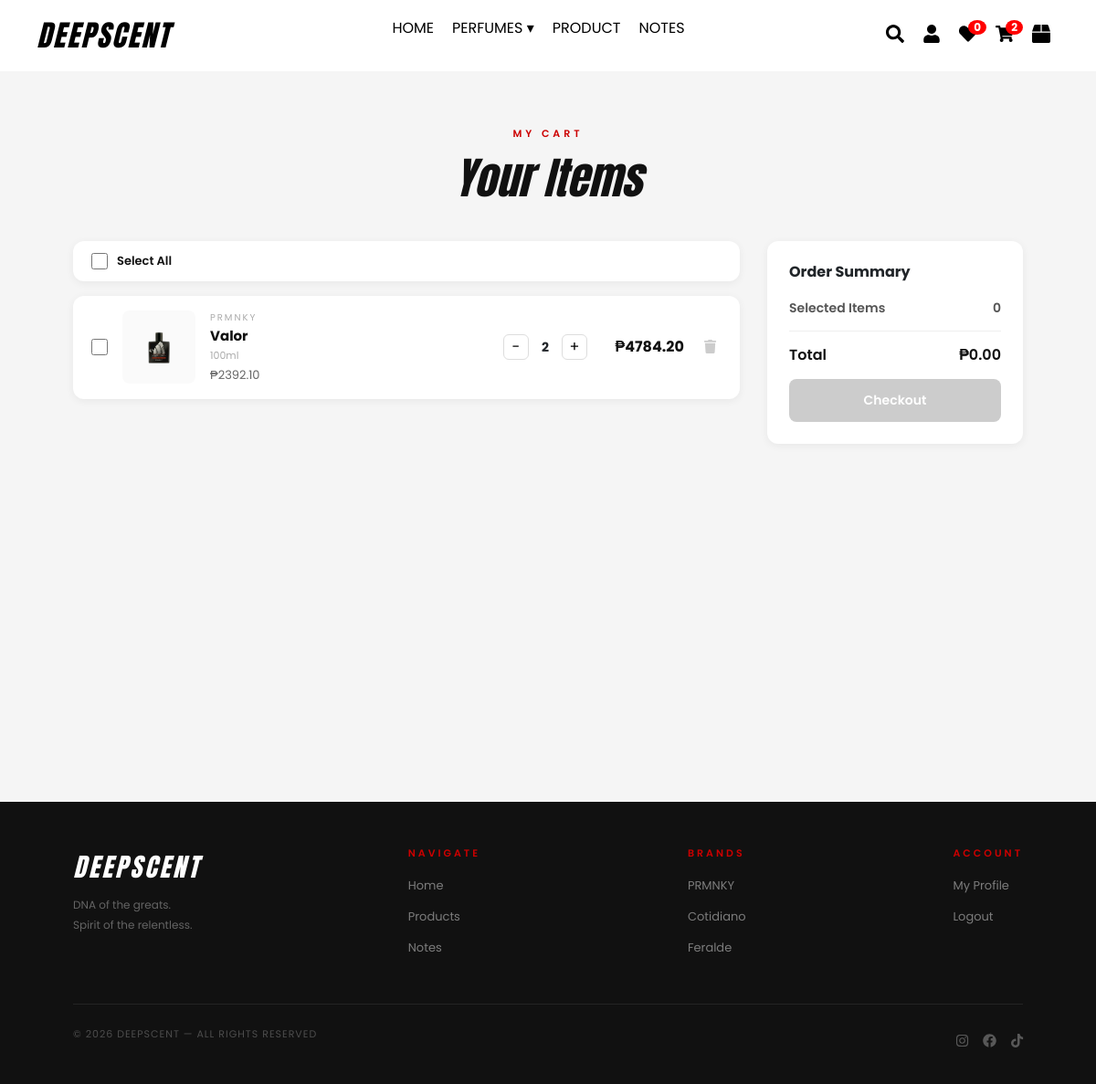
Page /cart (signed in) on the earlier database version.
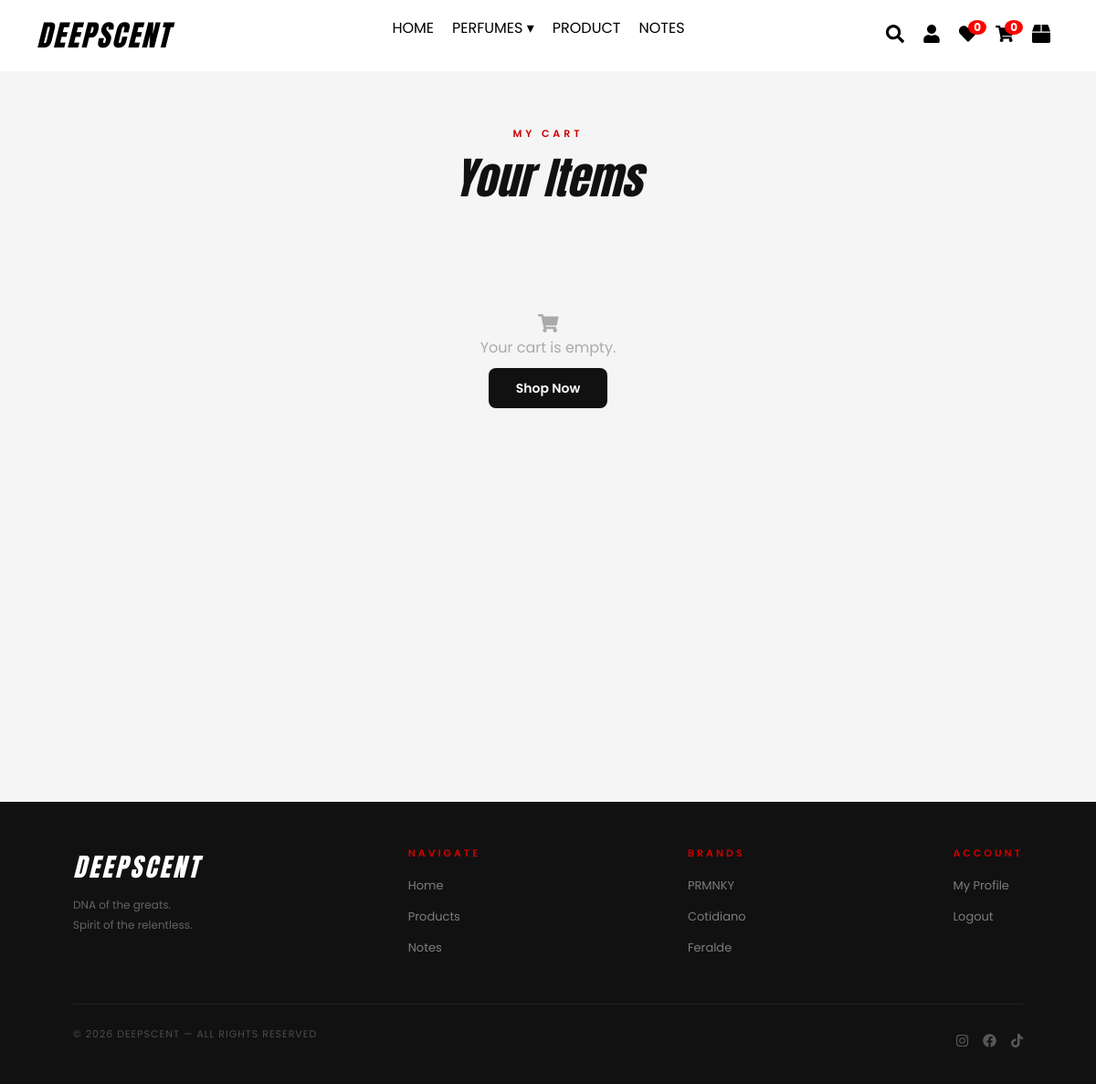
Same page on the later database version.
### website/models.py (models this page shows)
class CartItem(db.Model):
    id = db.Column(db.Integer, primary_key=True)
    user_id = db.Column(db.Integer, db.ForeignKey('user.id'), nullable=False)
    product_id = db.Column(db.Integer, db.ForeignKey('product.id'), nullable=False)
    quantity = db.Column(db.Integer, default=1)
    size = db.Column(db.String(10), default='50ml')
    price_paid = db.Column(db.Float, nullable=True)
    product = db.relationship('Product')

class Product(db.Model):
    id = db.Column(db.Integer, primary_key=True)
    name = db.Column(db.String(100), nullable=False)
    description = db.Column(db.Text, nullable=False)
    price = db.Column(db.Float, nullable=False)
    stock_50ml = db.Column(db.Integer, default=0)
    stock_100ml = db.Column(db.Integer, default=0)
    price_100ml = db.Column(db.Float, nullable=True)
    discount = db.Column(db.Integer, default=0)  # percentage e.g. 10 = 10%
    image = db.Column(db.String(100), nullable=False)
    brand = db.Column(db.String(50), nullable=False)
    gender = db.Column(db.String(20), default='UNISEX')

class Brand(db.Model):
    id = db.Column(db.Integer, primary_key=True)
    name = db.Column(db.String(100), unique=True, nullable=False)
    logo = db.Column(db.String(150), nullable=True)

### website/views.py (the view)
@views.route('/cart')
@login_required
def cart():
    items = CartItem.query.filter_by(user_id=current_user.id).order_by(CartItem.id.desc()).all()
    total = sum((i.price_paid if i.price_paid else i.product.price) * i.quantity for i in items)
    return render_template('cart.html', items=items, total=total)

### website/templates/cart.html (shortened to what this page needs)
{% extends "base.html" %}
{% block content %}
<section class="cart-page">
    <div class="cart-header">
        <p class="section-label">MY CART</p>
        <h1 class="cart-title">Your Items</h1>
    </div>
    {% if items %}
    <div class="cart-container">
        <div class="cart-items">
            <div class="cart-select-all">
                <label><input type="checkbox" id="selectAll" onchange="toggleSelectAll(this)"> Select All</label>
            </div>
            {% for item in items %}
            <div class="cart-item" id="cart-item-{{ item.id }}"
                 data-item-id="{{ item.id }}"
                 data-price="{{ item.price_paid if item.price_paid else item.product.price }}"
                 data-product-id="{{ item.product_id }}">
                <input type="checkbox" class="cart-checkbox" onchange="updateSummary()"
                       data-subtotal="{{ (item.price_paid if item.price_paid else item.product.price) * item.quantity }}">
                <div class="cart-img">
                    <img src="{{ url_for('static', filename='uploads/' ~ item.product.image) }}" alt="{{ item.product.name }}">
                </div>
                <div class="cart-info">
                    <p class="cart-brand">{{ item.product.brand }}</p>
                    <h3 class="cart-name">{{ item.product.name }}</h3>
                    <p class="cart-size">{{ item.size }}</p>
                    <p class="cart-price">₱{{ "%.2f"|format(item.price_paid if item.price_paid else item.product.price) }}</p>
                </div>
                <div class="cart-qty-control">
                    <button onclick="changeItemQty({{ item.id }}, -1)">-</button>
                    <span id="qty-{{ item.id }}">{{ item.quantity }}</span>
                    <button onclick="changeItemQty({{ item.id }}, 1)">+</button>
                </div>
                <div class="cart-subtotal" id="subtotal-{{ item.id }}">
                    ₱{{ "%.2f"|format((item.price_paid if item.price_paid else item.product.price) * item.quantity) }}
                </div>
                <button class="cart-remove" onclick="removeFromCart({{ item.id }})">
                    <i class="fas fa-trash"></i>
                </button>
            </div>
            {% endfor %}
        </div>
        <div class="cart-summary">
            <h3>Order Summary</h3>
            <div class="summary-row">
                <span>Selected Items</span>
                <span id="selected-count">0</span>
            </div>
            <div class="summary-row">
                <span>Total</span>
                <span id="cart-total">₱0.00</span>
            </div>
            <button class="btn-checkout" onclick="checkout()">Checkout</button>
        </div>
    </div>
    {% else %}
    <div class="cart-empty">
        <i class="fas fa-shopping-cart"></i>
        <p>Your cart is empty.</p>
        <a href="{{ url_for('views.product') }}" class="btn-shop">Shop Now</a>
    </div>
    {% endif %}
</section>
{% endblock %}

### website/templates/base.html (shortened to what this page needs)
<!DOCTYPE html>
<html lang="en">
<head>
    <link rel="stylesheet" href="{{ url_for('static', filename='css/all.min.css') }}">
    <link rel="stylesheet" href="{{ url_for('static', filename='css/bootstrap.min.css') }}">
    <link rel="stylesheet" href="{{ url_for('static', filename='css/all.min.css') }}">
    <link rel="stylesheet" href="{{ url_for('static', filename='css/style.css') }}">
</head>
<body>
    <nav class="navbar">
        <div class="logo">DEEPSCENT</div>
        <ul class="nav-links">
            <li><a href="{{ url_for('views.home') }}" class="{% if request.endpoint == 'views.home' %}active{% endif %}">HOME</a></li>
            <li class="dropdown">
                <a href="#" class="dropdown-toggle" id="perfumes-link">PERFUMES <span class="arrow">&#9662;</span></a>
            </li>
            <li><a href="{{ url_for('views.product') }}" class="{% if request.endpoint == 'views.product' %}active{% endif %}">PRODUCT</a></li>
            <li><a href="{{ url_for('views.featured') }}" class="{% if request.endpoint == 'views.featured' %}active{% endif %}">NOTES</a></li>
        </ul>
        <div class="icons">
            <a href="#" onclick="toggleSearch(event)"><i class="fas fa-search"></i></a>
            {% if current_user.is_authenticated %}
                <a href="javascript:void(0);" onclick="openProfile()"><i class="fa fa-user"></i></a>
            {% else %}
                <a href="{{ url_for('auth.login') }}"><i class="fa fa-user"></i></a>
            {% endif %}
            <a href="{% if current_user.is_authenticated %}{{ url_for('views.favorites') }}{% else %}{{ url_for('auth.login') }}{% endif %}"><i class="fas fa-heart"></i><span class="badge fav-badge">{{ current_user.favorites | length if current_user.is_authenticated else 0 }}</span></a>
            <a href="{% if current_user.is_authenticated %}{{ url_for('views.cart') }}{% else %}{{ url_for('views.cart_login_required') }}{% endif %}"><i class="fas fa-shopping-cart"></i><span class="badge cart-badge">{{ current_user.cart_items | sum(attribute='quantity') if current_user.is_authenticated else 0 }}</span></a>
            {% if current_user.is_authenticated %}<a href="{{ url_for('views.orders') }}" title="My Orders"><i class="fas fa-box"></i></a>{% endif %}
        </div>
    </nav>
    <main>
        {% block content %}{% endblock %}
    </main>
    <footer>
        <div class="footer-inner">
            <div class="footer-brand">
                <div class="footer-logo">DEEPSCENT</div>
                <p>DNA of the greats.<br>Spirit of the relentless.</p>
            </div>
            <div class="footer-links">
                <h4>NAVIGATE</h4>
                <ul>
                    <li><a href="{{ url_for('views.home') }}">Home</a></li>
                    <li><a href="{{ url_for('views.product') }}">Products</a></li>
                    <li><a href="{{ url_for('views.featured') }}">Notes</a></li>
                </ul>
            </div>
            <div class="footer-links">
                <h4>BRANDS</h4>
                <ul>
                    {% for brand in g.brands %}
                    <li><a href="{{ url_for('views.perfumes', brand=brand.name) }}">{{ brand.name }}</a></li>
                    {% endfor %}
                </ul>
            </div>
            <div class="footer-links">
                <h4>ACCOUNT</h4>
                <ul>
                    {% if current_user.is_authenticated %}
                    <li><a href="javascript:void(0);" onclick="openProfile()">My Profile</a></li>
                    <li><a href="{{ url_for('auth.logout') }}">Logout</a></li>
                    {% else %}
                    <li><a href="{{ url_for('auth.login') }}">Login</a></li>
                    <li><a href="{{ url_for('auth.signup') }}">Sign Up</a></li>
                    {% endif %}
                </ul>
            </div>
        </div>
        <div class="footer-bottom">
            <p>&copy; 2026 DEEPSCENT — ALL RIGHTS RESERVED</p>
            <div class="footer-socials">
                <a href="#"><i class="fab fa-instagram"></i></a>
                <a href="#"><i class="fab fa-facebook"></i></a>
                <a href="#"><i class="fab fa-tiktok"></i></a>
            </div>
        </div>
    </footer>
</body>
</html>

### website/static/css/style.css (style rules this page uses)
body { margin: 0; font-family: 'Poppins', sans-serif; background: #f5f5f5; }
.navbar { display: flex; justify-content: space-between; align-items: center; padding: 15px 40px; background: white; color: white; }
.nav-links { font-size: 15px; list-style: none; display: flex; gap: 20px; }
.nav-links a { position: relative; font-family: 'Poppins', sans-serif; font-size: 16px; color: black; text-decoration: none; transition: color 0.3s ease; }
.nav-links a::after { content: ""; position: absolute; bottom: -4px; left: 50%; width: 0; height: 1px; background: red; transition: width 0.3s ease, left 0.3s ease; }
.nav-links .dropdown > a { border: none !important; text-decoration: none !important; color: black; position: relative; }
.nav-links .dropdown > a::after { content: none !important; }
.icons { display: flex; align-items: center; }
.icons a { color: black; margin: 0 10px; position: relative; display: inline-block; transition: color 0.3s ease, transform 0.3s ease; }
.fa-search { font-size: 20px; }
.fa-user { font-size: 20px; }
.fa-heart { font-size: 20px; }
.fa-shopping-cart { font-size: 20px; }
.fa-box { font-size: 20px; }
.icons a i, .icons a svg { font-size: 20px !important; width: 20px !important; height: 20px !important; }
.icons .badge { position: absolute; top: -5px; right: -10px; background: red; color: white; font-size: 12px; border-radius: 50%; padding: 2px 6px; }
.badge { position: absolute; top: -8px; right: -8px; background: red; color: white; font-size: 12px; padding: 2px 6px; border-radius: 50%; }
.logo { font-family: 'Anton', sans-serif; font-size: 32px; color: black; letter-spacing: 2px; font-style: italic; }
.dropdown { position: relative; }
.arrow { transition: transform 0.3s ease; }
footer { background: #111; color: #fff; padding: 50px 80px 30px; margin-top: 0; }
.footer-inner { display: flex; justify-content: space-between; align-items: flex-start; margin-bottom: 40px; gap: 40px; }
.footer-brand .footer-logo { font-family: 'Anton', sans-serif; font-style: italic; font-size: 28px; color: #fff; letter-spacing: 3px; margin-bottom: 10px; }
.footer-brand p { font-size: 12px; color: rgba(255,255,255,0.35); line-height: 1.8; max-width: 220px; }
.footer-links h4 { font-size: 11px; letter-spacing: 3px; color: #cc0000; margin-bottom: 16px; font-weight: 600; }
.footer-links ul { list-style: none; padding: 0; margin: 0; }
.footer-links ul li { margin-bottom: 10px; }
.footer-links ul li a { font-size: 13px; color: rgba(255,255,255,0.45); text-decoration: none; transition: color 0.2s ease; }
.footer-bottom { border-top: 1px solid rgba(255,255,255,0.08); padding-top: 24px; display: flex; justify-content: space-between; align-items: center; }
.footer-bottom p { font-size: 11px; color: rgba(255,255,255,0.25); letter-spacing: 1px; }
.footer-socials { display: flex; gap: 16px; }
.footer-socials a { color: rgba(255,255,255,0.3); font-size: 15px; transition: color 0.2s ease; text-decoration: none; }

### website/templates/cart.html (style rules this page uses)
.cart-page { padding: 60px 80px; background: #f5f5f5; min-height: 100vh; }
.cart-header { text-align: center; margin-bottom: 40px; }
.section-label { font-size: 11px; letter-spacing: 4px; color: #cc0000; font-weight: 600; margin-bottom: 12px; }
.cart-title { font-family: 'Anton', sans-serif; font-style: italic; font-size: 48px; color: #111; margin: 0; }
.cart-empty { text-align: center; padding: 80px 0; color: #aaa; }
.cart-empty p { font-size: 16px; margin-bottom: 20px; }
.btn-shop { padding: 12px 30px; background: #111; color: #fff; border-radius: 8px; text-decoration: none; font-weight: 600; font-size: 14px; }

Differences in the rows shown:
removed CartItem: image (picture), product.brand "PRMNKY", product.name "Valor", size "100ml", price_paid "2392.10", quantity "2", price_paid+quantity "4784.20"
Other differences:
form field value: "☐" → (not shown)
text no longer shown: "2 Select All Order Summary Selected Items Total ₱0.00 Checkout"
text now shown: "Your cart is empty. Shop Now"
